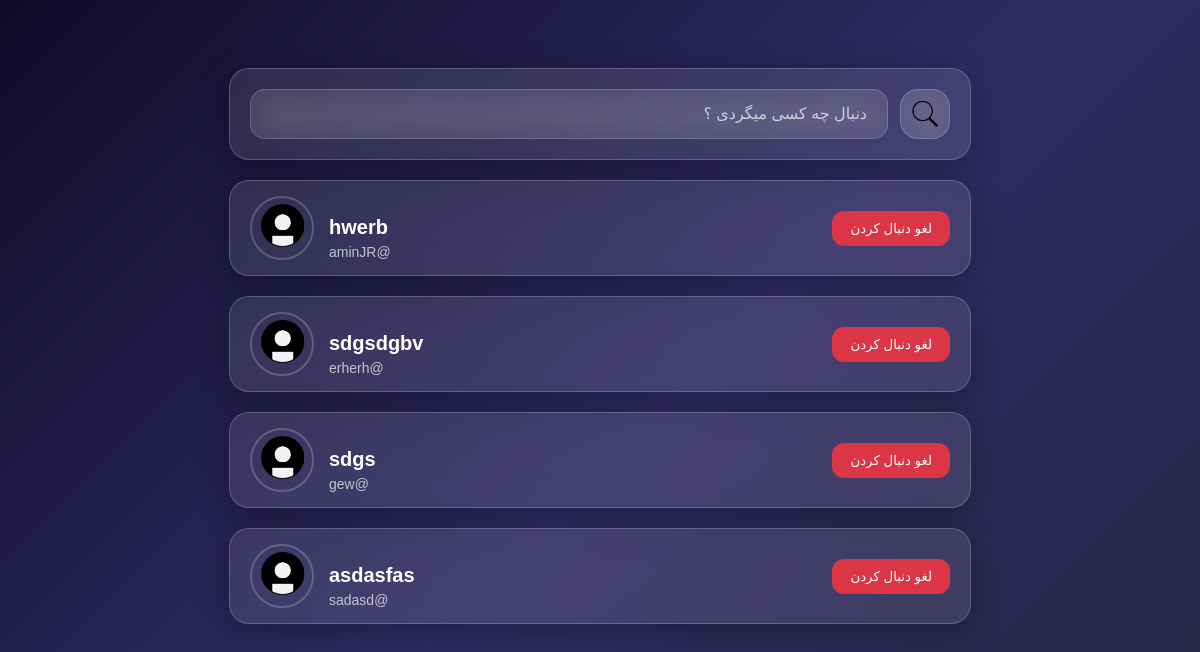
The app's page /profiles/adminJR/following/ (signed in) with its own data.
### apps/accounts/models.py (models this page shows, shortened)
class Profile(models.Model):
    user = models.OneToOneField(User, on_delete=models.CASCADE, related_name="profile")
    username = models.CharField(max_length=25, blank=True, null=True)
    first_name = models.CharField(max_length=25, blank=True, null=True)
    last_name = models.CharField(max_length=255, blank=True, null=True)
    description = models.TextField(blank=True, null=True)
    image = models.ImageField(upload_to="profiles/", blank=True, null=True,default="/profile-Guest.png")
    created_date = models.DateTimeField(auto_now_add=True)
    updated_date = models.DateTimeField(auto_now=True)

### apps/profiles/views.py (the view)
# urls.py: path("<str:username>/<str:relation_type>/", user_relations_list, name="user_relations"),
def user_relations_list(request, username, relation_type):
    target_profile = get_object_or_404(Profile, username=username)
    search_query = request.GET.get('search', '')
    if relation_type == 'followers':
        profiles = Profile.objects.filter(following_relations__following=target_profile).select_related('user')
        template_name = 'profiles/follower.html'
    elif relation_type == 'following':
        profiles = Profile.objects.filter(follower_relations__follower=target_profile).select_related('user')
        template_name = 'profiles/following.html'
    else:
        return redirect('profiles:profile', username=username)
    if search_query:
        profiles = profiles.filter(
            models.Q(username__icontains=search_query) |
            models.Q(first_name__icontains=search_query)
        )
    follow_set = set()
    if request.user.is_authenticated:
        follow_set = set(
            Follow.objects.filter(
                follower=request.user.profile
            ).values_list("following_id", flat=True)
        )
    context = {
        'target_profile': target_profile,
        'profiles_list': profiles,
        'follow_set': follow_set,
        'search_query': search_query,
    }
    return render(request, template_name, context)

### templates/profiles/following.html (shortened to what this page needs)
{% load static %}
<!DOCTYPE html>
<html lang="fa" dir="rtl">
<head>
    <link rel="stylesheet" href="{% static 'css/following.css' %}">
</head>
<body>
<div class="search-box">
        <form method="get" action="" class="search-container">
            <input
                type="text"
                name="search"
                class="search-input"
                placeholder="دنبال چه کسی میگردی ؟"
                value="{{ search_query }}"> <button type="submit" class="search-btn">
                <img src="/media/search-btn.png" alt="Search">
            </button>
        </form>
    </div>
    {% for person in profiles_list %}
    <div class="follower-div">
        <div class="user-info">
            <img src="{% if person.image %}{{ person.image.url }}{% else %}{% static 'images/profile-Guest.png' %}{% endif %}" alt="Profile" class="img-follower">
            <div class="user-text">
                <a href="{% url 'profiles:profile' person.username %}" style="text-decoration: none; color: inherit;">
                    <h3>{{ person.first_name|default:person.username }}</h3>
                </a>
                <span>@{{ person.username|default:"username" }}</span>
            </div>
        </div>
        {% if request.user.is_authenticated and person != request.user.profile %}
            {% if person.id in follow_set %}
                <form method="post" action="{% url 'profiles:toggle_follow' person.id %}" style="margin: 0;">
                    <button type="submit" class="follow-btn unfollow-style" style="background-color: #dc3545;">
                        لغو دنبال کردن
                    </button>
                </form>
            {% endif %}
        {% endif %}
    </div>
    {% empty %}
        <div style="text-align: center; margin-top: 20px; color: #666;">این کاربر کسی را دنبال نمی‌کند.</div>
    {% endfor %}
</body>
</html>

### static/css/following.css (style rules this page uses)
body { min-height:100vh; background:linear-gradient( 135deg, #0f0c29, #302b63, #24243e ); font-family:sans-serif; display:flex; flex-direction:column; align-items:center; padding:60px 20px; }
.search-box { width:100%; max-width:700px; background:rgba(255,255,255,.1); backdrop-filter:blur(15px); -webkit-backdrop-filter:blur(15px); border:1px solid rgba(255,255,255,.2); border-radius:20px; box-shadow:0 8px 32px rgba(0,0,0,.3); padding:20px; }
.search-container { display:flex; flex-direction:row-reverse; align-items:center; gap:12px; }
.search-input { flex:1; padding:15px 20px; background:rgba(255,255,255,.08); border:1px solid rgba(255,255,255,.2); border-radius:15px; color:#fff; font-size:16px; outline:none; backdrop-filter:blur(15px); transition:.3s; }
.search-input::placeholder { color:rgba(255,255,255,.7); }
.search-btn { width:50px; height:50px; border:none; border-radius:18px; cursor:pointer; background:rgba(255,255,255,.12); backdrop-filter:blur(20px); display:flex; justify-content:center; align-items:center; border:1px solid rgba(255,255,255,.2); transition:.3s; }
.search-btn img { width:30px; height:30px; object-fit:contain; }
.follower-div { width:100%; max-width:700px; margin-top:20px; background:rgba(255,255,255,.1); backdrop-filter:blur(15px); -webkit-backdrop-filter:blur(15px); border:1px solid rgba(255,255,255,.2); border-radius:20px; box-shadow:0 8px 32px rgba(0,0,0,.3); padding:15px 20px; display:flex; flex-direction:row-reverse; justify-content:space-between; align-items:center; transition:.3s; }
.user-info { display:flex; flex-direction:row-reverse; align-items:center; gap:15px; }
.img-follower { width:60px; height:60px; border-radius:50%; object-fit:cover; border:2px solid rgba(255,255,255,.2); }
.user-text { display:flex; flex-direction:column; text-align:left; }
.user-text h3 { color:#fff; font-size:20px; margin-bottom:5px; }
.user-text span { color:rgba(255,255,255,.7); font-size:14px; }
.follow-btn { padding:10px 18px; border:none; border-radius:12px; background:rgba(255,255,255,.15); color:#fff; cursor:pointer; backdrop-filter:blur(15px); transition:.3s; }

### records on screen
Profile: image (picture), first_name "hwerb", username "aminJR", shows "لغو دنبال کردن"
Profile: image (picture), first_name "sdgsdgbv", username "erherh", shows "لغو دنبال کردن"
Profile: image (picture), first_name "sdgs", username "gew", shows "لغو دنبال کردن"
Profile: image (picture), first_name "asdasfas", username "sadasd", shows "لغو دنبال کردن"
